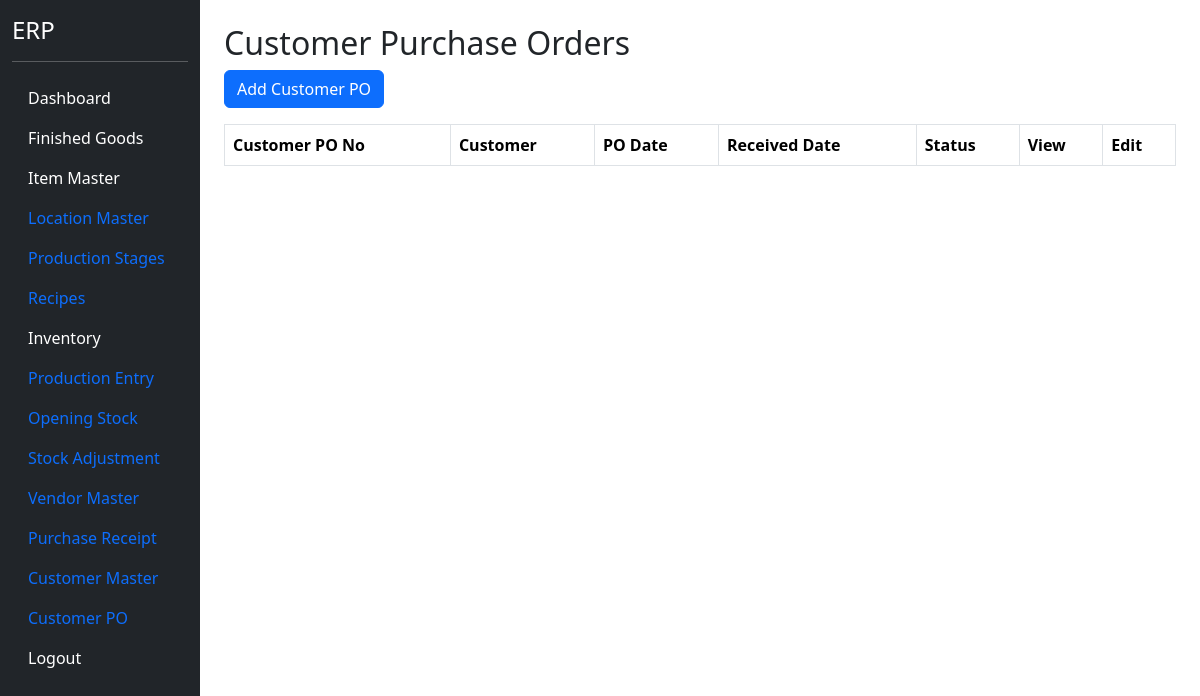
/customer-po (signed in), run on an earlier commit of the app's database.
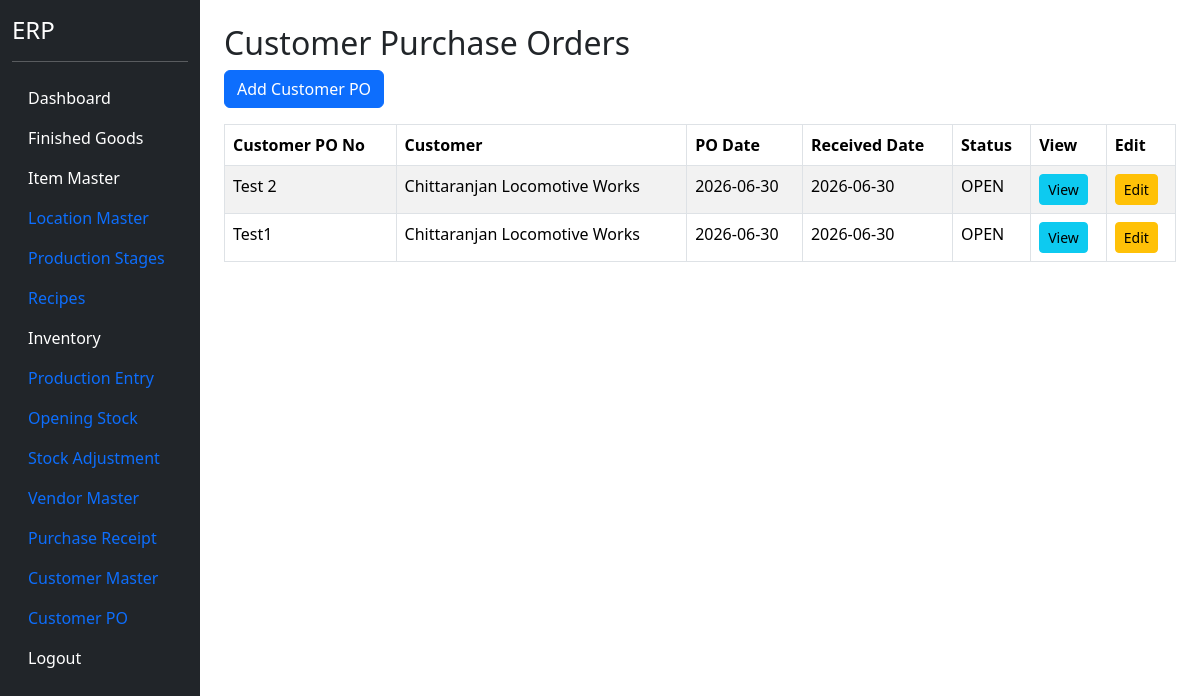
And on a later commit of the database.
### models.py (models this page shows)
class CustomerPOHeader(db.Model):
    __tablename__ = "customer_po_header"
    id = db.Column(
        db.Integer,
        primary_key=True
    )
    customer_id = db.Column(
        db.Integer,
        db.ForeignKey("customer_master.id"),
        nullable=False
    )
    customer_po_no = db.Column(
        db.String(100),
        nullable=False
    )
    customer_po_date = db.Column(
        db.Date,
        nullable=False
    )
    order_received_date = db.Column(
        db.Date,
        nullable=False
    )
    payment_terms = db.Column(
        db.String(200)
    )
    freight_terms = db.Column(
        db.String(200)
    )
    remarks = db.Column(
        db.String(500)
    )
    status = db.Column(
        db.String(20),
        default="OPEN"
    )
    customer = db.relationship(
        "CustomerMaster"
    )
    details = db.relationship(
        "CustomerPODetail",
        backref="customer_po",
        cascade="all, delete-orphan"
    )

class CustomerMaster(db.Model):
    __tablename__ = "customer_master"
    id = db.Column(
        db.Integer,
        primary_key=True
    )
    customer_code = db.Column(
        db.String(20),
        unique=True,
        nullable=True
    )
    customer_name = db.Column(
        db.String(200),
        nullable=False
    )
    contact_person = db.Column(
        db.String(100)
    )
    mobile = db.Column(
        db.String(20)
    )
    email = db.Column(
        db.String(100)
    )
    gst_no = db.Column(
        db.String(30)
    )
    pan_no = db.Column(
        db.String(20)
    )
    address = db.Column(
        db.String(500)
    )
    city = db.Column(
        db.String(100)
    )
    state = db.Column(
        db.String(100)
    )
    country = db.Column(
        db.String(100),
        default="India"
    )
    pincode = db.Column(
        db.String(20)
    )
    credit_days = db.Column(
        db.Integer,
        default=30
    )
    credit_limit = db.Column(
        db.Float,
        default=0
    )
    active = db.Column(
        db.Boolean,
        default=True
    )

### blueprints/masters/routes.py (the view)
@masters_bp.route("/customer-po")
@login_required
def customer_po():
    po_list = CustomerPOHeader.query.order_by(
        CustomerPOHeader.order_received_date.desc(),
        CustomerPOHeader.id.desc()
    ).all()
    return render_template(
        "customer_po.html",
        po_list=po_list
    )

### app.py (called while the page is built)
@login_manager.user_loader
def load_user(user_id):
    return User.query.get(int(user_id))

### templates/customer_po.html
{% extends "base.html" %}
{% block content %}
<div class="container mt-4">
<h2>
    Customer Purchase Orders
</h2>
<a
    href="/customer-po/add"
    class="btn btn-primary mb-3">
    Add Customer PO
</a>
<table class="table table-bordered table-striped">
    <thead>
        <tr>
            <th>
                Customer PO No
            </th>
            <th>
                Customer
            </th>
            <th>
                PO Date
            </th>
            <th>
                Received Date
            </th>
            <th>
                Status
            </th>
            <th>
                View
            </th>
            <th>
                Edit
            </th>
        </tr>
    </thead>
<tbody>
    {% for row in po_list %}
        <tr>
            <td>
                {{ row.customer_po_no }}
            </td>
            <td>
                {{ row.customer.customer_name }}
            </td>
            <td>
                {{ row.customer_po_date }}
            </td>
            <td>
                {{ row.order_received_date }}
            </td>
            <td>
                {{ row.status }}
            </td>
            <td>
                <a
                    href="/customer-po/view/{{ row.id }}"
                    class="btn btn-info btn-sm">
                    View
                </a>
            </td>
            <td>
                <a
                    href="/customer-po/edit/{{ row.id }}"
                    class="btn btn-warning btn-sm">
                    Edit
                </a>
            </td>
        </tr>
        {% endfor %}
    </tbody>
</table>
</div>
{% endblock %}

What changed in the data, as far as the page shows it:
added CustomerPOHeader: customer_po_no "Test 2", customer.customer_name "Chittaranjan Locomotive Works", customer_po_date "2026-06-30", order_received_date "2026-06-30", status "OPEN"
added CustomerPOHeader: customer_po_no "Test1", customer.customer_name "Chittaranjan Locomotive Works", customer_po_date "2026-06-30", order_received_date "2026-06-30", status "OPEN"
